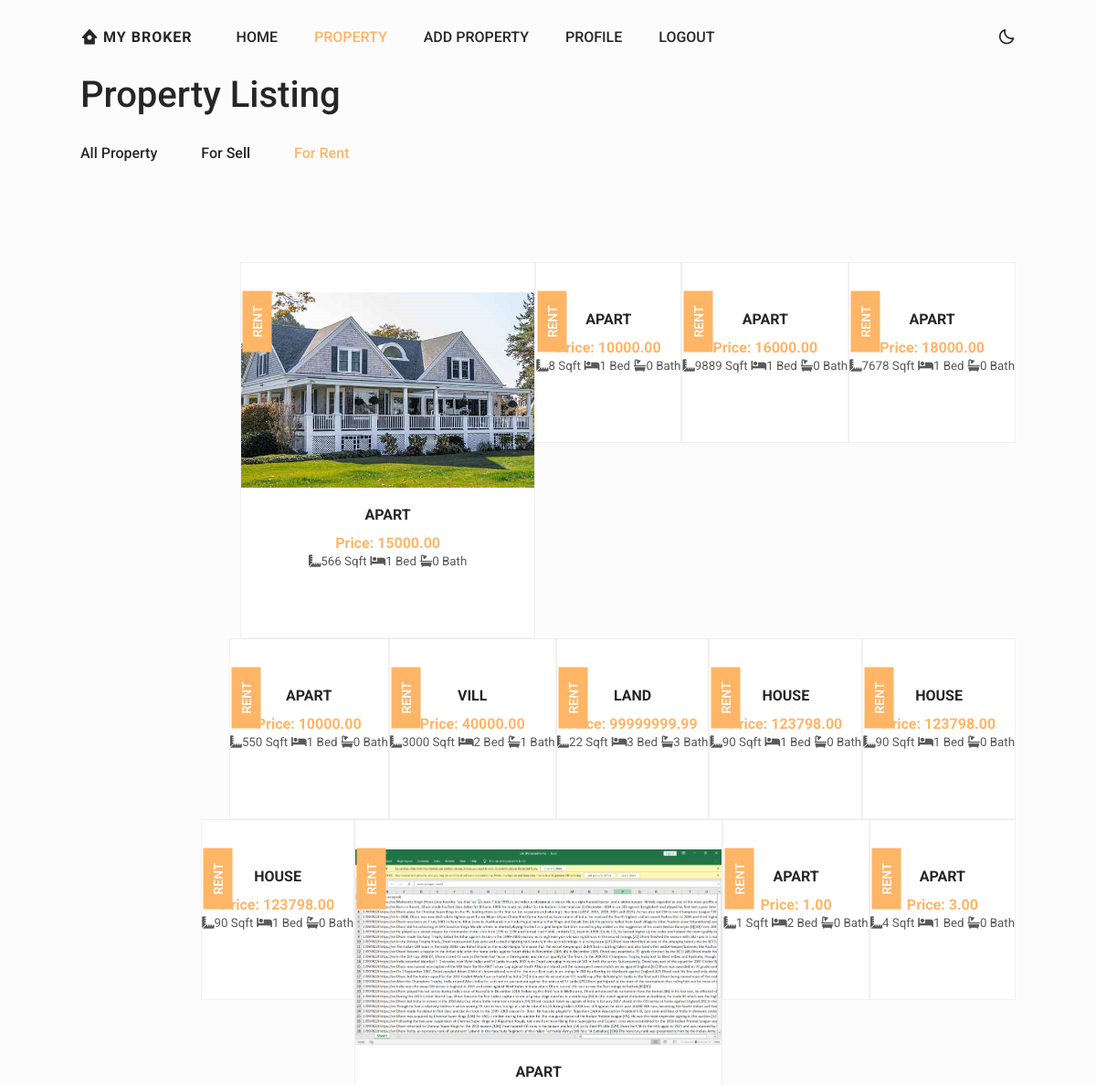
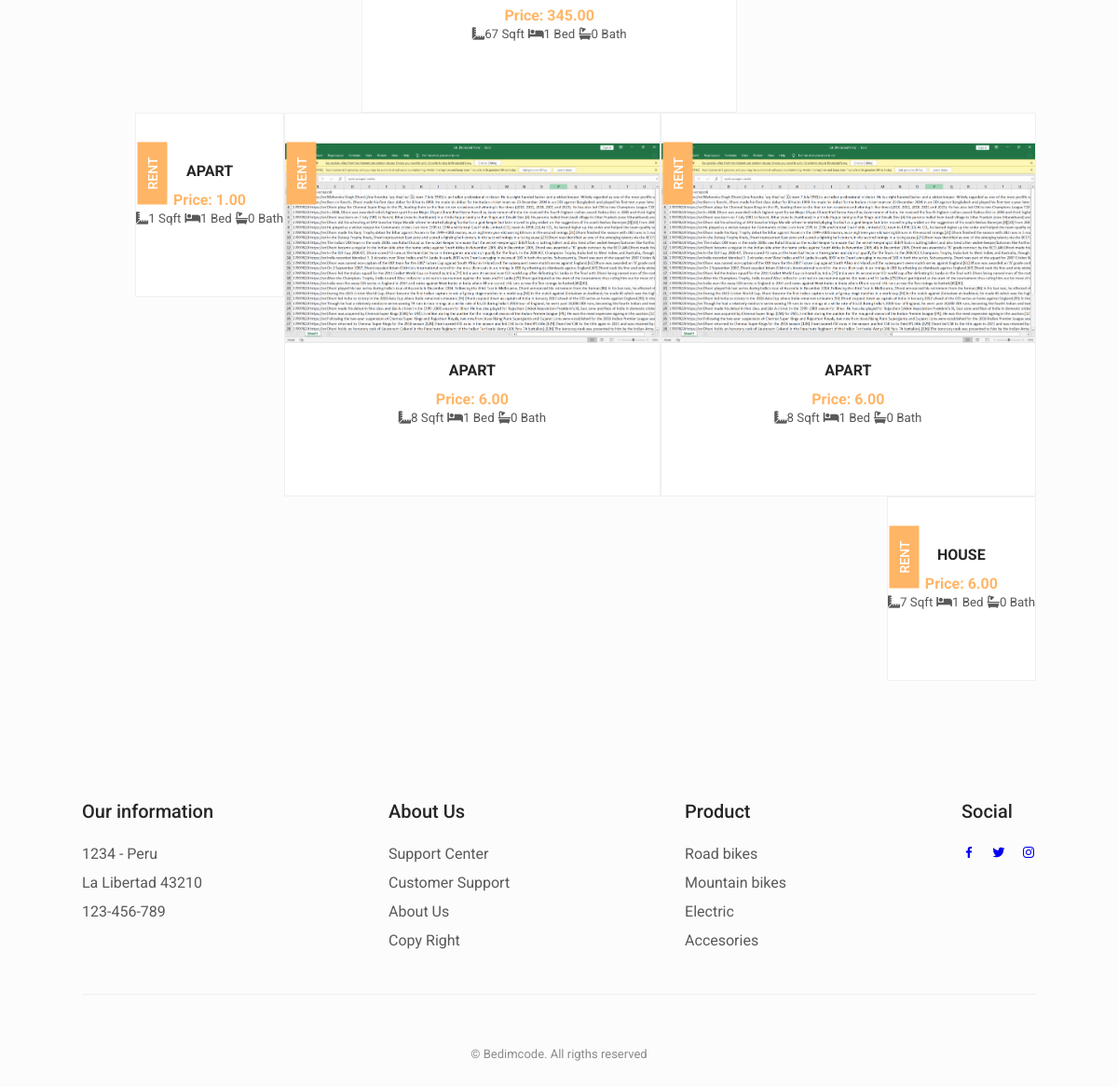
Page /rent.php on the committed database (2 pictures, top to bottom).
### tables this page shows
CREATE TABLE `property` (
  `id` int(11) NOT NULL,
  `type` varchar(50) DEFAULT NULL,
  `bhk` int(11) DEFAULT NULL,
  `bathroom` int(11) DEFAULT NULL,
  `balcony` int(11) DEFAULT NULL,
  `furniture` varchar(50) DEFAULT NULL,
  `coverp` varchar(50) DEFAULT NULL,
  `openp` varchar(50) DEFAULT NULL,
  `cost` decimal(10,2) DEFAULT NULL,
  `maintenancecharges` decimal(10,2) DEFAULT NULL,
  `built` int(11) DEFAULT NULL,
  `listingtype` varchar(50) DEFAULT NULL,
  `propertyusage` varchar(50) DEFAULT NULL,
  `address` varchar(500) NOT NULL,
  `imagepath` varchar(255) DEFAULT NULL,
  `electricity_image` varchar(100) NOT NULL,
  `status` tinyint(11) NOT NULL,
  `p_id` int(11) NOT NULL,
  `property_status` tinyint(20) NOT NULL
);

### rent.php (the view, shortened to what this page needs)
<!DOCTYPE html>
<html lang="en">
    <head>
        <link rel="stylesheet" href="https://cdn.jsdelivr.net/npm/boxicons@latest/css/boxicons.min.css">
        <link rel="stylesheet" href="css/swiper-bundle.min.css">
        <link rel="stylesheet" href="css/style.css">
        <link href="https://cdnjs.cloudflare.com/ajax/libs/font-awesome/5.10.0/css/all.min.css" rel="stylesheet">
        <link href="https://cdn.jsdelivr.net/npm/bootstrap-icons@1.4.1/font/bootstrap-icons.css" rel="stylesheet">
    </head>
    <body>
        <header class="header" id="header">
            <nav class="nav container">
                <a href="#" class="nav__logo">
                    <i class='bx bxs-home-circle nav__logo-icon'></i> My Broker
                </a>
                <div class="nav__menu" id="nav-menu">
                    <ul class="nav__list">
                        <li class="nav__item">
                            <?php $id = $_GET['id'] ?>
                            <a href="homepage(user).php?id=<?php echo$id ?>" class="nav__link ">HOME</a>
                        </li>
                        <li class="nav__item dropdown">
                            <a href="#" class="nav__link active-link">PROPERTY</a>
                        </li>
                        <li class="nav__item">
                            <a href="Add-property.php?id=<?php echo$id ?>"class="nav__link " >ADD PROPERTY</a>
                        </li>
                        <li class="nav__item">
                            <a href="Profile.php?id=<?php echo$id ?>" class="nav__link ">PROFILE</a>
                        </li> <li class="nav__item">
                            <a href="logout.php?id=<?php echo$id ?>" class="nav__link ">LOGOUT</a>
                        </li>
                    </ul>
                </div>
                <div class="nav__btns">
                    <i class='bx bx-moon change-theme' id="theme-button"></i>
                </div>
            </nav>
        </header>
        <div class="container-xxl bg-white p-0">
            <div class="container-xxl py-5">
                <div class="container">
                    <div class="row g-0 gx-5 align-items-end">
                        <div class="col-lg-6">
                            <div class="text-start mx-auto mb-5 wow slideInLeft" data-wow-delay="0.1s">
                                <h1 class="mb-3">Property Listing</h1>
                            </div>
                        </div>
                        <div class="col-lg-6 text-start text-lg-end wow slideInRight" data-wow-delay="0.1s">
                            <ul class="nav nav-pills d-inline-flex justify-content-end mb-5">
                                <li class="nav-item me-2">
                                    <?php $id = $_GET['id'] ?>
                                    <a class="nav__link " href="Property-list.php?id=<?php echo$id ?>">All Property</a>
                                </li>
                                <li class="nav-item me-2">
                                    <a class="nav__link " href="sell.php?id=<?php echo$id ?>">For Sell</a>
                                </li>
                                <li class="nav-item me-0">
                                    <a class="nav__link active-link" href="rent.php?id=<?php echo$id ?>">For Rent</a>
                                </li>
                            </ul>
                        </div>
                    </div>
                </div></div>
            <?php
            require('./connection.php');
            $query = "SELECT imagepath, cost, type, built, bhk, bathroom, listingtype, p_id FROM property WHERE listingtype='rent' AND status = 1";
            $result = mysqli_query($conn, $query);
            if (mysqli_num_rows($result) > 0) {
                echo '<div class="tab-content"><div id="tab-1" class="tab-pane fade show p-0 active"><div class="row g-4 container">';
                while ($row = mysqli_fetch_assoc($result)) {
                    $imag = $row['imagepath'];
                    $price = $row['cost'];
                    $title = $row['type'];
                    $size = $row["built"];
                    $beds = $row["bhk"];
                    $baths = $row["bathroom"];
                    $typee = $row["listingtype"];
                    ?>
                    <div class="row-3 justify-content-around">
                        <div class="featured__card" >
                            <span class="featured__tag"><?php echo $typee; ?></span>
                            <img src="<?php echo $imag; ?>" alt="" class="featured__img">
                            <div class="featured__data">
                                <h3 class="featured__title"><?php echo $title; ?></h3>
                                <span class="featured__price">Price: <?php echo $price; ?></span>
                            </div>
                            <small class="flex-fill text-center border-end py-2"><i class="fa fa-ruler-combined text-primary me-2"></i><?php echo $size; ?> Sqft</small>
                            <small class="flex-fill text-center border-end py-2"><i class="fa fa-bed text-primary me-2"></i><?php echo $beds; ?> Bed</small>
                            <small class="flex-fill text-center py-2"><i class="fa fa-bath text-primary me-2"></i><?php echo $baths; ?> Bath</small>
                            <a href="info.php?id=<?php echo $_GET['id']; ?>&p_id=<?php echo $row['p_id']; ?>"><br><br>
                                <button class="button featured__button">Info</button></a>
                        </div>
                    </div>
                    <?php
                }
                echo '</div></div></div>';
            } else {
                echo "No properties found.";
            }
            ?>
            <footer class="footer section">
                <div class="footer__container container grid">
                    <div class="footer__content">
                        <h3 class="footer__title">Our information</h3>
                        <ul class="footer__list">
                            <li>1234 - Peru</li>
                            <li>La Libertad 43210</li>
                            <li>123-456-789</li>
                        </ul>
                    </div>
                    <div class="footer__content">
                        <h3 class="footer__title">About Us</h3>
                        <ul class="footer__links">
                            <li>
                                <a href="#" class="footer__link">Support Center</a>
                            </li>
                            <li>
                                <a href="#" class="footer__link">Customer Support</a>
                            </li>
                            <li>
                                <a href="#" class="footer__link">About Us</a>
                            </li>
                            <li>
                                <a href="#" class="footer__link">Copy Right</a>
                            </li>
                        </ul>
                    </div>
                    <div class="footer__content">
                        <h3 class="footer__title">Product</h3>
                        <ul class="footer__links">
                            <li>
                                <a href="#" class="footer__link">Road bikes</a>
                            </li>
                            <li>
                                <a href="#" class="footer__link">Mountain bikes</a>
                            </li>
                            <li>
                                <a href="#" class="footer__link">Electric</a>
                            </li>
                            <li>
                                <a href="#" class="footer__link">Accesories</a>
                            </li>
                        </ul>
                    </div>
                    <div class="footer__content">
                        <h3 class="footer__title">Social</h3>
                        <ul class="footer__social">
                            <a href="https://www.facebook.com/" target="blank" class="footer_social-link">
                                <i class='bx bxl-facebook'></i>
                            </a>
                            <a href="https://twitter.com/" target="blank" class="footer_social-link">
                                <i class='bx bxl-twitter'></i>
                            </a>
                            <a href="https://www.instagram.com/" target="blank" class="footer_social-link">
                                <i class='bx bxl-instagram'></i>
                            </a>
                        </ul>
                    </div>
                </div>
                <span class="footer__copy">&#169; Bedimcode. All rigths reserved</span>
            </footer>
    </body>
</html>

### rent.php (style rules this page uses)
.row.g-4 { display: flex; flex-wrap: wrap; justify-content: flex-end; }
.py-5 { padding-top: 5rem; padding-bottom: 5rem; }
h1 { font-size: 2.5rem; color: #00000; }

### rows in the picture
property: listingtype "RENT", imagepath (picture), type "APART", cost "15000.00", built "566", bhk "1", bathroom "0"
property: listingtype "RENT", type "APART", cost "10000.00", built "8", bhk "1", bathroom "0"
property: listingtype "RENT", type "APART", cost "16000.00", built "9889", bhk "1", bathroom "0"
property: listingtype "RENT", type "APART", cost "18000.00", built "7678", bhk "1", bathroom "0"
property: listingtype "RENT", type "APART", cost "10000.00", built "550", bhk "1", bathroom "0"
property: listingtype "RENT", type "VILL", cost "40000.00", built "3000", bhk "2", bathroom "1"
property: listingtype "RENT", type "LAND", cost "99999999.99", built "22", bhk "3", bathroom "3"
property: listingtype "RENT", type "HOUSE", cost "123798.00", built "90", bhk "1", bathroom "0"
property: listingtype "RENT", type "HOUSE", cost "123798.00", built "90", bhk "1", bathroom "0"
property: listingtype "RENT", type "HOUSE", cost "123798.00", built "90", bhk "1", bathroom "0"
property: listingtype "RENT", imagepath (picture), type "APART", cost "345.00", built "67", bhk "1", bathroom "0"
property: listingtype "RENT", type "APART", cost "1.00", built "1", bhk "2", bathroom "0"
property: listingtype "RENT", type "APART", cost "3.00", built "4", bhk "1", bathroom "0"
property: listingtype "RENT", type "APART", cost "1.00", built "1", bhk "1", bathroom "0"
property: listingtype "RENT", imagepath (picture), type "APART", cost "6.00", built "8", bhk "1", bathroom "0"
property: listingtype "RENT", imagepath (picture), type "APART", cost "6.00", built "8", bhk "1", bathroom "0"
property: listingtype "RENT", type "HOUSE", cost "6.00", built "7", bhk "1", bathroom "0"
